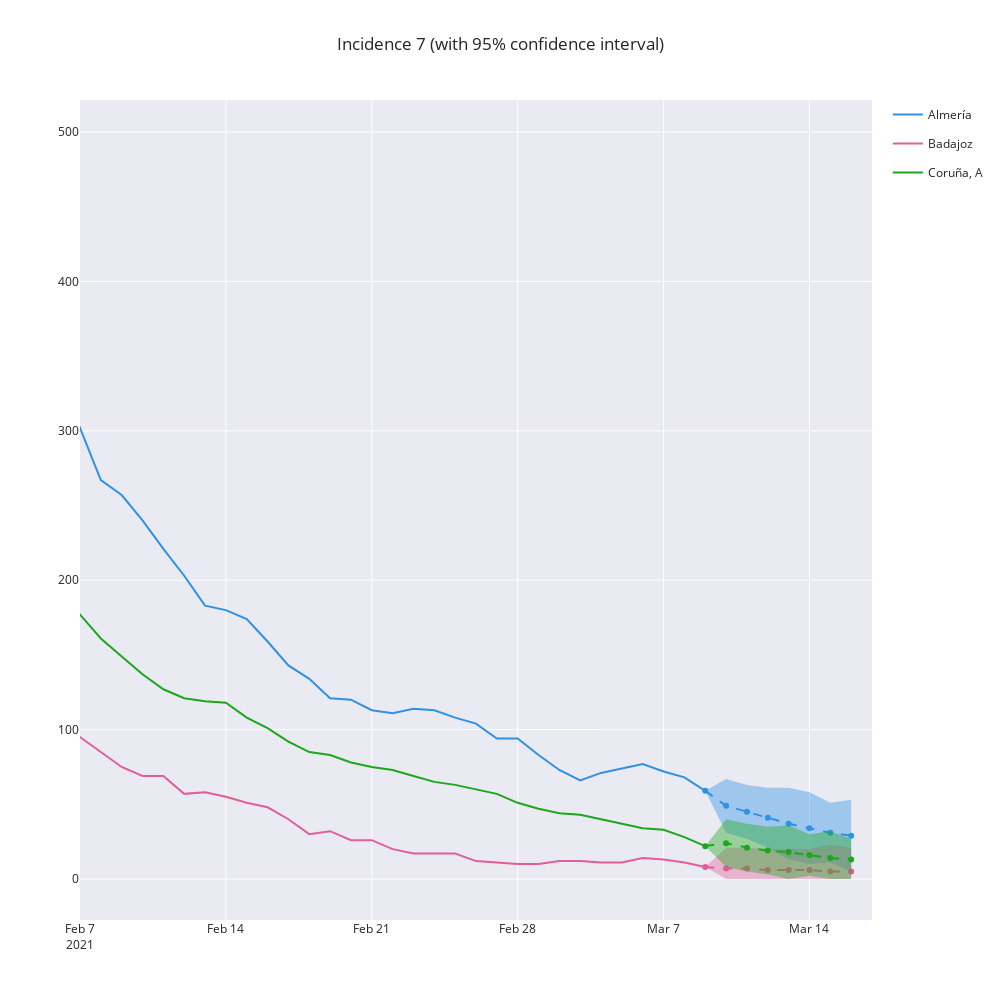

Notebook code for this chart:
### Code cell
# Plot
provinces = X.index.get_level_values('province').unique()
dates = X.index.get_level_values('date').unique()
start = pd.to_datetime(max(dates)) + pd.DateOffset(days=-30)
dend = pd.to_datetime(max(dates)) + pd.DateOffset(days=8)

fig = go.Figure(layout={'title': 'Incidence 7 (with 95% confidence interval)',
                        'template': 'seaborn',
                        'hovermode': 'x unified',
                        'height': 1000,
                        'width': 1000,
                        'xaxis': {'range': [start, dend]}})
clist = colors.qualitative.Dark24
provinces = ['Almería', 'Badajoz', 'Coruña, A']
for i, p in enumerate(provinces):

    a = X['incidence 7'].xs(p, level='province')
    b = pred.xs(p, level='province')
    c = colors.hex_to_rgb(clist[i % len(clist)])

    fig.add_trace(go.Scatter(name=p,
                             x=a.index,
                             y=a,
                             line={'color': f'rgb{c}'},
                             legendgroup=p,
                             )
                  )

    mean, std = b['incidence 7 (mean)'], b['incidence 7 (std)']
    drange = a.index[-1:].append(b.index)  # append last true value to predictions for nicer plot

    ub = a[-1:].append(mean + 2 * std)
    lb = a[-1:].append(mean - 2 * std)
    lb = lb.clip(0)  # clip negative values
    mv = a[-1:].append(mean)
    info = [f'{p}: <b>{mv[i]}</b> [{lb[i]} | {ub[i]}]' for i in range(len(mv))]

    fig.add_trace(go.Scatter(name='upper bound',
                             x=drange,
                             y=ub,
                             mode='lines',
                             line={'width': 0},
                             legendgroup=p,
                             showlegend=False,
                             hoverinfo='skip'
                             )
                  )

    fig.add_trace(go.Scatter(name='lower bound',
                             x=drange,
                             y=lb,
                             line={'width': 0},
                             mode='lines',
                             fillcolor=f'rgba{c + (0.4,)}',
                             fill='tonexty',
                             legendgroup=p,
                             showlegend=False,
                             hoverinfo='skip'
                             )
                  )

    fig.add_trace(go.Scatter(name=p,
                             x=drange,
                             y=mv,
                             line={'color': f'rgb{c}',
                                   'dash': 'dash'},
                             legendgroup=p,
                             showlegend=False,
                             hoverinfo='x+text',
                             hovertext=info,
                             )
                  )
fig.show()

### Figure 1 — Plotly figure (JSON) as saved in the notebook; plotly's stock layout.template omitted (floating-point values rounded to 4 significant figures; data arrays with more than 128 entries replaced by an {"elided": "..."} marker saying what was removed)
{"data": [{"legendgroup": "Almería", "line": {"color": "rgb(46, 145, 229)"}, "name": "Almería", "type": "scatter", "x": {"elided": "377 str values"}, "y": {"elided": "377 int values"}}, {"hoverinfo": "skip", "legendgroup": "Almería", "line": {"width": 0}, "mode": "lines", "name": "upper bound", "showlegend": false, "type": "scatter", "x": ["2021-03-09", "2021-03-10", "2021-03-11", "2021-03-12", "2021-03-13", "2021-03-14", "2021-03-15", "2021-03-16"], "y": [59, 67, 63, 61, 61, 58, 51, 53]}, {"fill": "tonexty", "fillcolor": "rgba(46, 145, 229, 0.4)", "hoverinfo": "skip", "legendgroup": "Almería", "line": {"width": 0}, "mode": "lines", "name": "lower bound", "showlegend": false, "type": "scatter", "x": ["2021-03-09", "2021-03-10", "2021-03-11", "2021-03-12", "2021-03-13", "2021-03-14", "2021-03-15", "2021-03-16"], "y": [59, 31, 27, 21, 13, 10, 11, 5]}, {"hoverinfo": "x+text", "hovertext": ["Almería: <b>59</b> [59 | 59]", "Almería: <b>49</b> [31 | 67]", "Almería: <b>45</b> [27 | 63]", "Almería: <b>41</b> [21 | 61]", "Almería: <b>37</b> [13 | 61]", "Almería: <b>34</b> [10 | 58]", "Almería: <b>31</b> [11 | 51]", "Almería: <b>29</b> [5 | 53]"], "legendgroup": "Almería", "line": {"color": "rgb(46, 145, 229)", "dash": "dash"}, "name": "Almería", "showlegend": false, "type": "scatter", "x": ["2021-03-09", "2021-03-10", "2021-03-11", "2021-03-12", "2021-03-13", "2021-03-14", "2021-03-15", "2021-03-16"], "y": [59, 49, 45, 41, 37, 34, 31, 29]}, {"legendgroup": "Badajoz", "line": {"color": "rgb(225, 95, 153)"}, "name": "Badajoz", "type": "scatter", "x": {"elided": "377 str values"}, "y": {"elided": "377 int values"}}, {"hoverinfo": "skip", "legendgroup": "Badajoz", "line": {"width": 0}, "mode": "lines", "name": "upper bound", "showlegend": false, "type": "scatter", "x": ["2021-03-09", "2021-03-10", "2021-03-11", "2021-03-12", "2021-03-13", "2021-03-14", "2021-03-15", "2021-03-16"], "y": [8, 21, 21, 20, 20, 20, 23, 21]}, {"fill": "tonexty", "fillcolor": "rgba(225, 95, 153, 0.4)", "hoverinfo": "skip", "legendgroup": "Badajoz", "line": {"width": 0}, "mode": "lines", "name": "lower bound", "showlegend": false, "type": "scatter", "x": ["2021-03-09", "2021-03-10", "2021-03-11", "2021-03-12", "2021-03-13", "2021-03-14", "2021-03-15", "2021-03-16"], "y": [8, 0, 0, 0, 0, 0, 0, 0]}, {"hoverinfo": "x+text", "hovertext": ["Badajoz: <b>8</b> [8 | 8]", "Badajoz: <b>7</b> [0 | 21]", "Badajoz: <b>7</b> [0 | 21]", "Badajoz: <b>6</b> [0 | 20]", "Badajoz: <b>6</b> [0 | 20]", "Badajoz: <b>6</b> [0 | 20]", "Badajoz: <b>5</b> [0 | 23]", "Badajoz: <b>5</b> [0 | 21]"], "legendgroup": "Badajoz", "line": {"color": "rgb(225, 95, 153)", "dash": "dash"}, "name": "Badajoz", "showlegend": false, "type": "scatter", "x": ["2021-03-09", "2021-03-10", "2021-03-11", "2021-03-12", "2021-03-13", "2021-03-14", "2021-03-15", "2021-03-16"], "y": [8, 7, 7, 6, 6, 6, 5, 5]}, {"legendgroup": "Coruña, A", "line": {"color": "rgb(28, 167, 28)"}, "name": "Coruña, A", "type": "scatter", "x": {"elided": "377 str values"}, "y": {"elided": "377 int values"}}, {"hoverinfo": "skip", "legendgroup": "Coruña, A", "line": {"width": 0}, "mode": "lines", "name": "upper bound", "showlegend": false, "type": "scatter", "x": ["2021-03-09", "2021-03-10", "2021-03-11", "2021-03-12", "2021-03-13", "2021-03-14", "2021-03-15", "2021-03-16"], "y": [22, 40, 37, 35, 36, 30, 32, 27]}, {"fill": "tonexty", "fillcolor": "rgba(28, 167, 28, 0.4)", "hoverinfo": "skip", "legendgroup": "Coruña, A", "line": {"width": 0}, "mode": "lines", "name": "lower bound", "showlegend": false, "type": "scatter", "x": ["2021-03-09", "2021-03-10", "2021-03-11", "2021-03-12", "2021-03-13", "2021-03-14", "2021-03-15", "2021-03-16"], "y": [22, 8, 5, 3, 0, 2, 0, 0]}, {"hoverinfo": "x+text", "hovertext": ["Coruña, A: <b>22</b> [22 | 22]", "Coruña, A: <b>24</b> [8 | 40]", "Coruña, A: <b>21</b> [5 | 37]", "Coruña, A: <b>19</b> [3 | 35]", "Coruña, A: <b>18</b> [0 | 36]", "Coruña, A: <b>16</b> [2 | 30]", "Coruña, A: <b>14</b> [0 | 32]", "Coruña, A: <b>13</b> [0 | 27]"], "legendgroup": "Coruña, A", "line": {"color": "rgb(28, 167, 28)", "dash": "dash"}, "name": "Coruña, A", "showlegend": false, "type": "scatter", "x": ["2021-03-09", "2021-03-10", "2021-03-11", "2021-03-12", "2021-03-13", "2021-03-14", "2021-03-15", "2021-03-16"], "y": [22, 24, 21, 19, 18, 16, 14, 13]}], "layout": {"height": 1000, "hovermode": "x unified", "title": {"text": "Incidence 7 (with 95% confidence interval)"}, "width": 1000, "xaxis": {"range": ["2021-02-07T00:00:00", "2021-03-17T00:00:00"], "type": "date"}, "yaxis": {"autorange": true, "range": [-27.44, 521.4], "type": "linear"}}}
